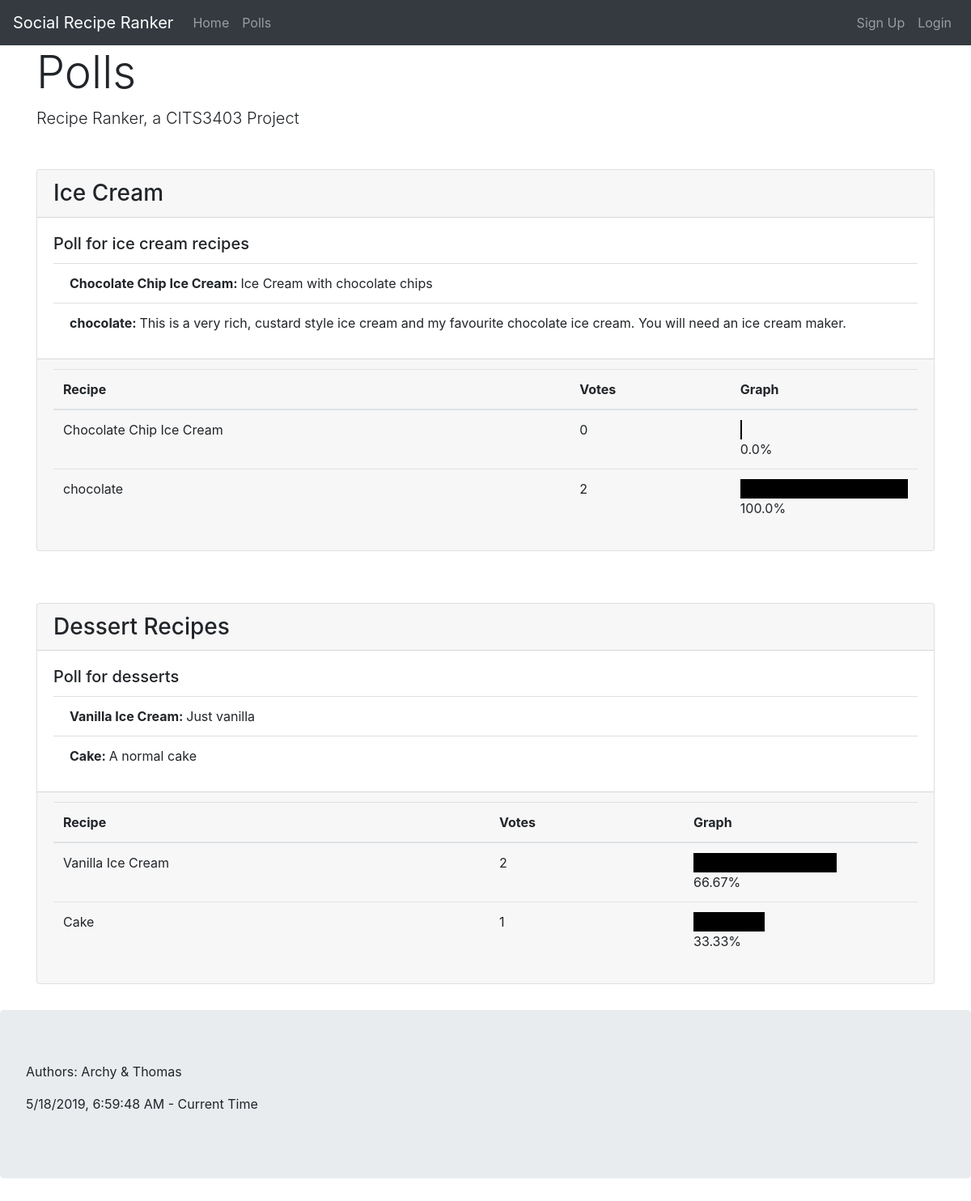
Screenshot of /general_polls with the database file from the repository.
### app/models.py (models this page shows, shortened)
class Poll(db.Model):
    id = db.Column(db.Integer, primary_key=True)
    name = db.Column(db.String(64), nullable=False, index=True)
    description = db.Column(db.String(256), nullable=True)
    date_created = db.Column(db.DateTime, nullable=False, index=True, default=datetime.utcnow)
    creator_id = db.Column(db.Integer, db.ForeignKey('user.id'), nullable=False)
    recipes = db.relationship("Recipe", backref='poll', lazy='dynamic')
    votes = db.relationship("Vote", backref='poll', lazy='dynamic')

class Recipe(db.Model):
    id = db.Column(db.Integer, primary_key=True)
    name = db.Column(db.String(64), nullable=False, index=True)
    description = db.Column(db.String(256), nullable=True)
    date_added = db.Column(db.DateTime, nullable=False, index=True, default=datetime.utcnow)
    contributor_id = db.Column(db.Integer, db.ForeignKey('user.id'), nullable=False)
    poll_id = db.Column(db.Integer, db.ForeignKey('poll.id'), nullable=False)
    votes = db.relationship("Vote", backref='recipe', lazy='dynamic')

### app/routes.py (the view)
@app.route('/general_polls')
def general_polls():
    return render_template('general_polls.html', title='Polls', polls=Poll)

### app/templates/general_polls.html
{% extends "base.html" %}
{% block content %}
{% for p in polls.query.order_by(polls.date_created) %}
<div class="row">
    <section class="col">
        <div class="card">
            <h3 class="card-header">{{ p.name }}</h3>
            <div class="card-body">
                <h5 class="card-title">{{ p.description }}</h5>
                <ul class="list-group list-group-flush">
                    {% for r in p.recipes.all() %}
                    <li class="list-group-item">
                        <strong> {{ r.name }}: </strong>{{ r.description }}
                    </li>
                    {% endfor %}
                </ul>
            </div>
            <section class="card-footer">
                <table class="table">
                    <thead>
                        <tr>
                            <th scope="col">Recipe</th>
                            <th scope="col">Votes</th>
                            <th scope="col">Graph</th>
                        </tr>
                    </thead>
                    <tbody>
                        {% with total_votes = p.votes.all()|length if p.votes.all()|length > 0 else 1 %}
                        {% for r in p.recipes.all() %}
                        <tr class='table-row'>
                            <td>{{ r.name }}</td>
                            <td>{{ r.votes.all()|length }}</td>
                            <td><div class="voteGraph" style="width:{{ ((r.votes.all()|length) * 100 / total_votes)|round(2) }}%"><br></div><span>{{ ((r.votes.all()|length) * 100 / total_votes)|round(2) }}%</span></td>
                        </tr>
                        {% endfor %}
                        {% endwith %}
                    </tbody>
                </table>
            </section>
        </div>
    </section>
</div>
{% endfor %}
{% endblock %}

### app/static/css/style.css (style rules this page uses)
.card { width: 100%; margin-top: 2rem; margin-bottom: 2rem; }
.voteGraph { background-color: #000; min-width: 1%; }

### rows the page displays
Poll: name "Ice Cream", description "Poll for ice cream recipes"
Recipe: name "Chocolate Chip Ice Cream", description "Ice Cream with chocolate chips", votes.all|length "0", votes "0.0"
Recipe: name "chocolate", description "This is a very rich, custard style ice cream and my favourite chocolate ice cream. You will need an ice cream maker.", votes.all|length "2", votes "100.0"
Poll: name "Dessert Recipes", description "Poll for desserts"
Recipe: name "Vanilla Ice Cream", description "Just vanilla", votes.all|length "2", votes "66.67"
Recipe: name "Cake", description "A normal cake", votes.all|length "1", votes "33.33"

### other values shown
{{ title }} "Polls"
